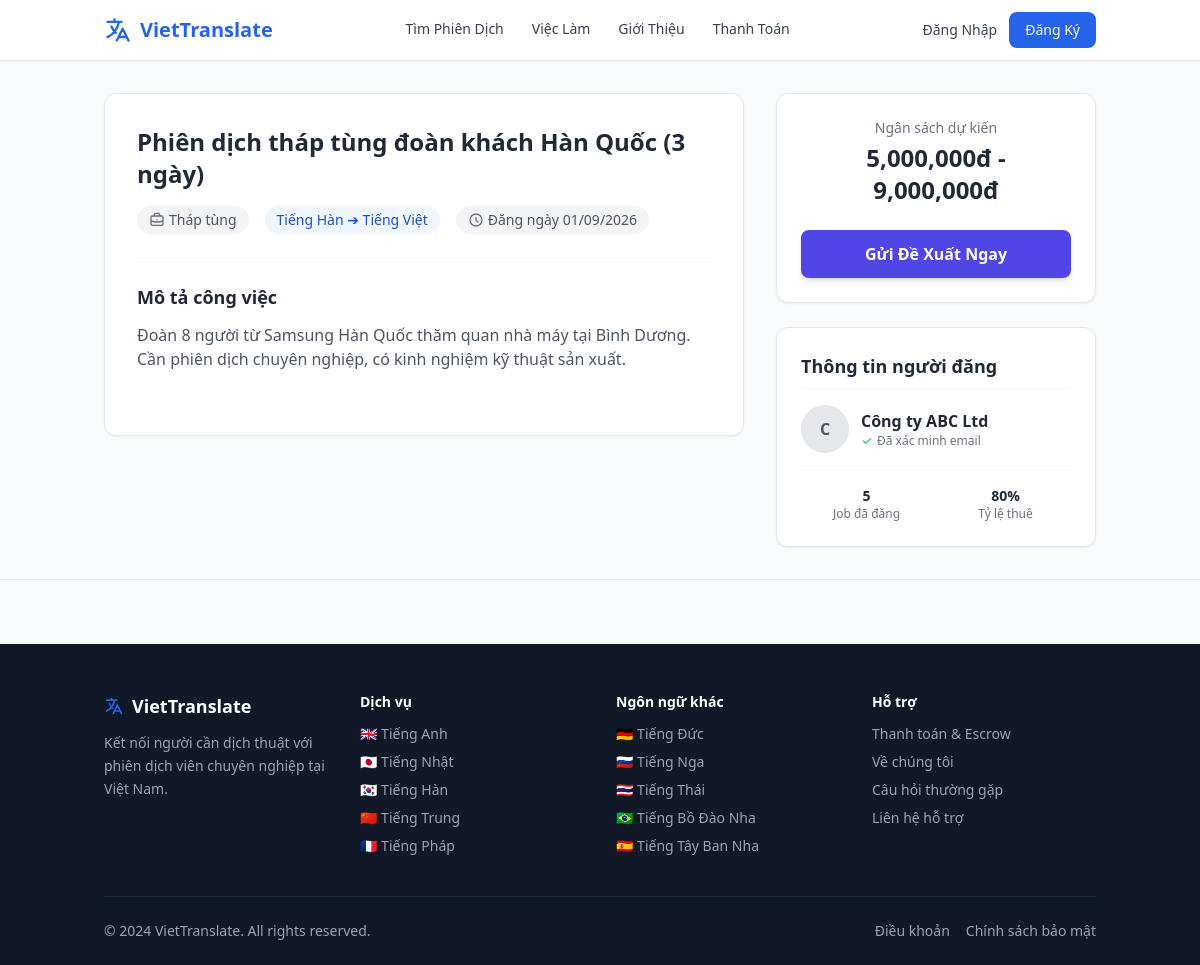
The page /job/3 on the database its author committed.
### models.py (models this page shows)
class Job(db.Model):
    id = db.Column(db.Integer, primary_key=True)
    hirer_id = db.Column(db.Integer, db.ForeignKey('user.id'), nullable=False)
    title = db.Column(db.String(200), nullable=False)
    description = db.Column(db.Text, nullable=False)
    category = db.Column(db.String(100))
    source_lang = db.Column(db.String(50))
    target_lang = db.Column(db.String(50))
    budget_type = db.Column(db.String(20))
    budget_min = db.Column(db.Integer)
    budget_max = db.Column(db.Integer)
    event_date = db.Column(db.String(100))          # Ngày diễn ra sự kiện / cần dịch
    event_time_start = db.Column(db.String(10))  # Giờ bắt đầu VD: "08:00"
    event_time_end = db.Column(db.String(10))    # Giờ kết thúc VD: "17:00"
    event_location = db.Column(db.String(200))   # Địa điểm hoặc "Online"
    deadline = db.Column(db.Date)            # Hạn nộp hồ sơ đề xuất
    status = db.Column(db.String(20), default='open')
    is_flagged = db.Column(db.Boolean, default=False)  # Admin flag
    created_at = db.Column(db.DateTime, default=datetime.utcnow)
    proposals = db.relationship('Proposal', backref='job', lazy=True)
    contract = db.relationship('Contract', backref='job', uselist=False)

class User(db.Model):
    id = db.Column(db.Integer, primary_key=True)
    name = db.Column(db.String(100), nullable=False)
    email = db.Column(db.String(120), unique=True, nullable=False)
    password_hash = db.Column(db.String(256), nullable=False)
    phone = db.Column(db.String(20))
    role = db.Column(db.String(20), nullable=False)  # 'hirer', 'translator', 'admin'
    is_admin = db.Column(db.Boolean, default=False)
    is_active = db.Column(db.Boolean, default=True)
    created_at = db.Column(db.DateTime, default=datetime.utcnow)
    profile = db.relationship('TranslatorProfile', backref='user', uselist=False)
    jobs_posted = db.relationship('Job', backref='hirer', lazy=True)
    proposals = db.relationship('Proposal', backref='translator', lazy=True)
    messages_sent = db.relationship('Message', foreign_keys='Message.sender_id', backref='sender', lazy=True)
    direct_messages_sent = db.relationship('DirectMessage', foreign_keys='DirectMessage.sender_id', backref='sender', lazy=True)

### app.py (the view, shortened to what this page needs)
@app.route('/job/<int:job_id>', methods=['GET', 'POST'])
def job_detail(job_id):
    job = Job.query.get_or_404(job_id)
    return render_template('job_detail.html', job=job)

### app.py (called while the page is built)
@app.context_processor
def inject_globals():
    user = None
    if 'user_id' in session:
        user = User.query.get(session['user_id'])
    return dict(current_user=user, LANGUAGES=LANGUAGES)

### templates/job_detail.html (shortened to what this page needs)
{% extends "base.html" %}
{% block content %}
<div class="bg-gray-50 py-8 border-b border-gray-200">
    <div class="container mx-auto px-4 max-w-5xl">
        <div class="flex flex-col lg:flex-row gap-8">
            <div class="w-full lg:w-2/3">
                <div class="bg-white rounded-xl shadow-sm border border-gray-200 p-6 md:p-8">
                    <h1 class="text-2xl font-bold text-gray-800 mb-4">{{ job.title }}</h1>
                    <div class="flex flex-wrap gap-4 text-sm text-gray-600 mb-6 pb-6 border-b border-gray-100">
                        <span class="flex items-center gap-1 bg-gray-100 px-3 py-1 rounded-full">
                            {{ job.category }}
                        </span>
                        <span class="flex items-center gap-1 bg-blue-50 text-blue-700 px-3 py-1 rounded-full font-medium">
                            {{ job.source_lang }} ➔ {{ job.target_lang }}
                        </span>
                        <span class="flex items-center gap-1 bg-gray-100 px-3 py-1 rounded-full">
                            <svg class="w-4 h-4 text-gray-500" fill="none" stroke="currentColor" viewBox="0 0 24 24"><path stroke-linecap="round" stroke-linejoin="round" stroke-width="2" d="M12 8v4l3 3m6-3a9 9 0 11-18 0 9 9 0 0118 0z"></path></svg>
                            Đăng ngày {{ job.created_at.strftime('%d/%m/%Y') }}
                        </span>
                    </div>
                    <div class="mb-8">
                        <h3 class="text-lg font-bold text-gray-800 mb-3">Mô tả công việc</h3>
                        <div class="prose max-w-none text-gray-600">
                            <p class="whitespace-pre-line">{{ job.description }}</p>
                        </div>
                    </div>
                </div>
            </div>
            <div class="w-full lg:w-1/3">
                <div class="bg-white p-6 rounded-xl border border-gray-200 shadow-sm mb-6 text-center">
                    <h3 class="text-gray-500 text-sm mb-1">Ngân sách dự kiến</h3>
                    {% if job.budget_type == 'fixed' %}
                        <div class="text-2xl font-bold text-gray-800">{{ "{:,.0f}".format(job.budget_min) }}đ</div>
                        <div class="text-xs text-gray-500 mt-1">Giá cố định</div>
                    {% elif job.budget_type == 'range' %}
                        <div class="text-2xl font-bold text-gray-800">{{ "{:,.0f}".format(job.budget_min) }}đ - {{ "{:,.0f}".format(job.budget_max) }}đ</div>
                    {% else %}
                        <div class="text-2xl font-bold text-gray-800">Thương lượng</div>
                    {% endif %}
                    {% if not current_user or current_user.role == 'translator' %}
                    <button class="w-full bg-indigo-600 text-white font-bold py-3 px-4 rounded-lg hover:bg-indigo-700 transition shadow-md mt-6">
                        Gửi Đề Xuất Ngay
                    </button>
                    {% endif %}
                </div>
                <div class="bg-white p-6 rounded-xl border border-gray-200 shadow-sm">
                    <h3 class="font-bold text-lg mb-4 border-b border-gray-100 pb-2">Thông tin người đăng</h3>
                    <div class="flex items-center gap-3 mb-4">
                        <div class="w-12 h-12 bg-gray-200 rounded-full flex items-center justify-center font-bold text-gray-600">
                            {{ job.hirer.name[0] }}
                        </div>
                        <div>
                            <div class="font-bold text-gray-800">{{ job.hirer.name }}</div>
                            <div class="text-xs text-gray-500 flex items-center gap-1">
                                <svg class="w-3 h-3 text-green-500" fill="currentColor" viewBox="0 0 20 20"><path fill-rule="evenodd" d="M16.707 5.293a1 1 0 010 1.414l-8 8a1 1 0 01-1.414 0l-4-4a1 1 0 011.414-1.414L8 12.586l7.293-7.293a1 1 0 011.414 0z" clip-rule="evenodd"></path></svg>
                                Đã xác minh email
                            </div>
                        </div>
                    </div>
                    <div class="grid grid-cols-2 gap-2 text-center text-sm border-t border-gray-100 pt-4">
                        <div>
                            <div class="font-bold text-gray-800">5</div>
                            <div class="text-xs text-gray-500">Job đã đăng</div>
                        </div>
                        <div>
                            <div class="font-bold text-gray-800">80%</div>
                            <div class="text-xs text-gray-500">Tỷ lệ thuê</div>
                        </div>
                    </div>
                </div>
            </div>
        </div>
    </div>
</div>
{% endblock %}

### templates/base.html (style rules this page uses)
body { font-family:'Segoe UI',system-ui,-apple-system,sans-serif }

### rows shown on the page
Job: title "Phiên dịch tháp tùng đoàn khách Hàn Quốc (3 ngày)", category "Tháp tùng", source_lang "Tiếng Hàn", target_lang "Tiếng Việt", created_at "01/09/2026", description "Đoàn 8 người từ Samsung Hàn Quốc thăm quan nhà máy tại Bình Dương. Cần phiên dịch chuyên nghiệp, có kinh nghiệm kỹ thuật sản xuất.", budget_min "5,000,000", budget_max "9,000,000"
User: hirer "C", hirer.name "Công ty ABC Ltd"

### other values the page prints
{{ flag }} "🇬🇧" "🇯🇵" "🇰🇷" "🇨🇳" "🇫🇷"
{{ lang }} "Tiếng Anh" "Tiếng Nhật" "Tiếng Hàn" "Tiếng Trung" "Tiếng Pháp"
{{ flag }} "🇩🇪" "🇷🇺" "🇹🇭" "🇧🇷" "🇪🇸"
{{ lang }} "Tiếng Đức" "Tiếng Nga" "Tiếng Thái" "Tiếng Bồ Đào Nha" "Tiếng Tây Ban Nha"
